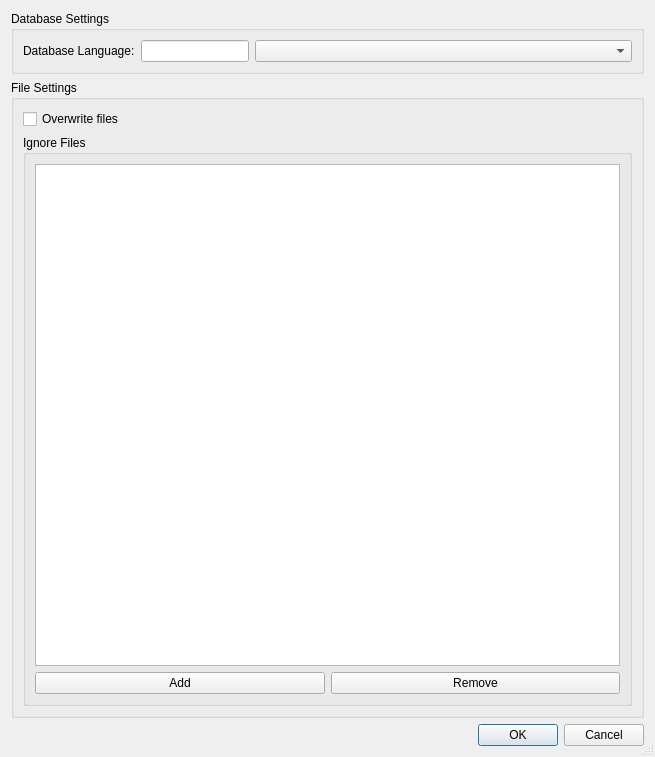
<?xml version="1.0" encoding="UTF-8"?>
<ui version="4.0">
 <class>GerneralSettings</class>
 <widget class="QDialog" name="GerneralSettings">
  <property name="geometry">
   <rect>
    <x>0</x>
    <y>0</y>
    <width>655</width>
    <height>757</height>
   </rect>
  </property>
  <property name="windowTitle">
   <string>General Settings</string>
  </property>
  <property name="sizeGripEnabled">
   <bool>true</bool>
  </property>
  <layout class="QVBoxLayout" name="verticalLayout_4">
   <item>
    <widget class="QGroupBox" name="groupBox">
     <property name="title">
      <string>Database Settings</string>
     </property>
     <layout class="QVBoxLayout" name="verticalLayout">
      <item>
       <layout class="QHBoxLayout" name="horizontalLayout" stretch="0,0,1">
        <item>
         <widget class="QLabel" name="label">
          <property name="text">
           <string>Database Language:</string>
          </property>
         </widget>
        </item>
        <item>
         <widget class="QLineEdit" name="txtLang"/>
        </item>
        <item>
         <widget class="QComboBox" name="cbxLang"/>
        </item>
       </layout>
      </item>
     </layout>
    </widget>
   </item>
   <item>
    <widget class="QGroupBox" name="groupBox_2">
     <property name="title">
      <string>File Settings</string>
     </property>
     <layout class="QVBoxLayout" name="verticalLayout_3">
      <item>
       <widget class="QCheckBox" name="chkOverwrite">
        <property name="toolTip">
         <string extracomment="Overwrite file if already exists"/>
        </property>
        <property name="statusTip">
         <string extracomment="Overwrite file if already exists"/>
        </property>
        <property name="whatsThis">
         <string extracomment="Overwrite file if already exists"/>
        </property>
        <property name="text">
         <string>Overwrite files</string>
        </property>
        <property name="tristate">
         <bool>false</bool>
        </property>
       </widget>
      </item>
      <item>
       <widget class="QGroupBox" name="groupBox_3">
        <property name="title">
         <string>Ignore Files</string>
        </property>
        <layout class="QGridLayout" name="gridLayout">
         <item row="0" column="0" colspan="2">
          <widget class="QListWidget" name="lstIgnore"/>
         </item>
         <item row="1" column="0">
          <widget class="QPushButton" name="btnIgnoreAdd">
           <property name="text">
            <string>Add</string>
           </property>
          </widget>
         </item>
         <item row="1" column="1">
          <widget class="QPushButton" name="btnIgnoreRemove">
           <property name="text">
            <string>Remove</string>
           </property>
          </widget>
         </item>
        </layout>
       </widget>
      </item>
     </layout>
    </widget>
   </item>
   <item>
    <widget class="QDialogButtonBox" name="buttonBox">
     <property name="orientation">
      <enum>Qt::Horizontal</enum>
     </property>
     <property name="standardButtons">
      <set>QDialogButtonBox::Cancel|QDialogButtonBox::Ok</set>
     </property>
    </widget>
   </item>
  </layout>
 </widget>
 <resources/>
 <connections>
  <connection>
   <sender>buttonBox</sender>
   <signal>accepted()</signal>
   <receiver>GerneralSettings</receiver>
   <slot>accept()</slot>
   <hints>
    <hint type="sourcelabel">
     <x>248</x>
     <y>254</y>
    </hint>
    <hint type="destinationlabel">
     <x>157</x>
     <y>274</y>
    </hint>
   </hints>
  </connection>
  <connection>
   <sender>buttonBox</sender>
   <signal>rejected()</signal>
   <receiver>GerneralSettings</receiver>
   <slot>reject()</slot>
   <hints>
    <hint type="sourcelabel">
     <x>316</x>
     <y>260</y>
    </hint>
    <hint type="destinationlabel">
     <x>286</x>
     <y>274</y>
    </hint>
   </hints>
  </connection>
 </connections>
</ui>
